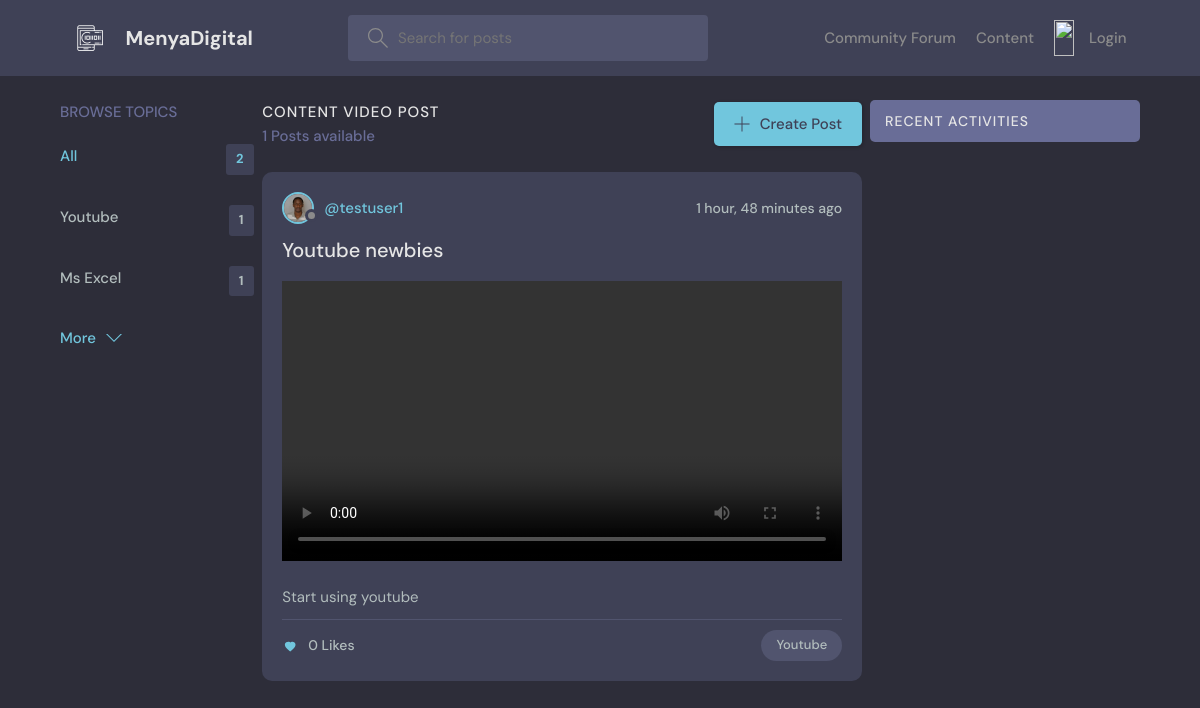
The page /video/ on the database its author committed.
### menyaApp/models.py (models this page shows, shortened)
class Topic(models.Model):
    name = models.CharField(max_length=200)

class VideoPost(models.Model):
    topic = models.ForeignKey(Topic, on_delete=models.CASCADE)
    name = models.CharField(max_length=255)
    description = models.TextField()
    video_url = models.URLField(blank=True, null=True)
    video_file = models.FileField(upload_to="videos/", blank=True, null=True)
    created_at = models.DateTimeField(auto_now_add=True)
    updated_at = models.DateTimeField(auto_now=True)
    published_at = models.DateTimeField(null=True, blank=True)
    likes = likes = models.ManyToManyField(
        User, related_name="liked_videos", blank=True
    )
    creator = models.ForeignKey(User, on_delete=models.CASCADE)

class User(AbstractUser):
    username = models.CharField(max_length=150, unique=True, null=True, blank=True)
    name = models.CharField(max_length=200, null=True)
    email = models.EmailField(unique=True, null=True)
    bio = models.TextField(null=True)
    avatar = models.ImageField(null=True, default="avatar.svg")
    USERNAME_FIELD = "email"
    REQUIRED_FIELDS = ["username"]

### menyaApp/views.py (the view)
# urls.py: path("video/", views.video_post_list, name="video_post_list"),
def video_post_list(request):
    q = request.GET.get("q") if request.GET.get("q") != None else ""
    video_posts = VideoPost.objects.filter(
        Q(topic__name__icontains=q) | Q(name__icontains=q) | Q(description__icontains=q)
    ).select_related(
        "creator"
    )  # search functionality currently not working
    post_count = video_posts.count()
    topics = Topic.objects.all()[0:5]
    context = {
        "video_posts": video_posts,
        "topics": topics,
        "post_count": post_count,
    }
    return render(request, "base/video_post_list.html", context)

### menyaApp/templates/base/video_post_list.html (shortened to what this page needs)
{% extends 'main.html' %} {% block content %}
<main class="layout layout--3">
  <div class="container">
    {% include 'base/topics_component.html' %}
    <div class="roomList">
      <div class="roomList__header">
        <div>
          <h2>Content Video Post</h2>
          <p>{{video_posts.count}} Posts available</p>
        </div>
        <a class="btn btn--main" href="{% url 'video_post_create' %}">
          <svg
            version="1.1"
            xmlns="http://www.w3.org/2000/svg"
            width="32"
            height="32"
            viewBox="0 0 32 32"
          >
            <title>add</title>
            <path
              d="M16.943 0.943h-1.885v14.115h-14.115v1.885h14.115v14.115h1.885v-14.115h14.115v-1.885h-14.115v-14.115z"
            ></path>
          </svg>
          Create Post
        </a>
      </div>
      {% include 'base/feed_post.html' %}
    </div>
    {% include 'base/activity_component.html' %}
  </div>
</main>
{% endblock %}

### menyaApp/templates/base/topics_component.html
<div class="topics">
  <div class="topics__header">
    <h2>Browse Topics</h2>
  </div>
  <ul class="topics__list">
    <li>
      <a href="{% url 'home' %}" class="active"
        >All <span>{{topics.count}}</span></a
      >
    </li>
    {% for topic in topics %}
    <li>
      <a href="{% url 'home' %}?q={{topic.name}}"
        >{{topic.name}}<span>{{topic.room_set.all.count}}</span></a
      >
    </li>
    {% endfor %}
  </ul>
  <a class="btn btn--link" href="{% url 'topics' %}">
    More
    <svg
      version="1.1"
      xmlns="http://www.w3.org/2000/svg"
      width="32"
      height="32"
      viewBox="0 0 32 32"
    >
      <title>chevron-down</title>
      <path d="M16 21l-13-13h-3l16 16 16-16h-3l-13 13z"></path>
    </svg>
  </a>
</div>

### menyaApp/templates/base/feed_post.html (shortened to what this page needs)
{% for video_post in video_posts %}
<div class="roomListRoom">
  <div class="roomListRoom__header">
    <a
      href="{% url 'user-profile' video_post.creator.id %}"
      class="roomListRoom__author"
    >
      <div class="avatar avatar--small">
        <img src="{{ video_post.creator.avatar.url }}" />
      </div>
      <span>@{{ video_post.creator.username }}</span>
    </a>
    <div class="roomListRoom__actions">
      <span>{{ video_post.created_at|timesince }} ago</span>
    </div>
  </div>
  <div class="roomListRoom__content">
    <a href="{% url 'video_post_detail' video_post.pk %}"
      >{{video_post.name}}</a
    >
    <a href="{% url 'video_post_detail' video_post.id %}">
      {% if video_post.video_file %}
      <video width="560" height="280" controls>
        <source src="{{ video_post.video_file.url }}" type="video/mp4" />
      </video>
      {% elif video_post.video_url %}
      <video width="640" height="360" controls>
        <source src="{{ video_post.video_url }}" type="video/mp4" />
        Your browser does not support the video tag.
      </video>
      {% else %}
      <p>No video available.</p>
      {% endif %}
    </a>
    <div class="roomListRoom__actions">
      <p>{{ video_post.description }}</p>
    </div>
  </div>
  <div class="roomListRoom__meta">
    <a
      href="{% url 'video_post_detail' video_post.id %}"
      class="roomListRoom__joined"
    >
      {{ video_post.likes.count }} Likes
    </a>
    <p class="roomListRoom__topic">{{ video_post.topic.name }}</p>
  </div>
</div>
{% endfor %}

### static/styles/style.css (style rules this page uses)
:root { --color-main: #71c6dd; --color-main-light: #e1f6fb; --color-dark: #3f4156; --color-dark-medium: #51546e; --color-dark-light: #696d97; --color-light: #e5e5e5; --color-gray: #8b8b8b; --color-light-gray: #b2bdbd; --color-bg: #2d2d39; --color-success: #5dd693; --color-error: #fc4b0b; }
* { font-family: "DM Sans", -apple-system, BlinkMacSystemFont, "Segoe UI", Roboto, Oxygen, Ubuntu, Cantarell, "Open Sans", "Helvetica Neue", sans-serif; margin: 0; padding: 0; box-sizing: border-box; text-rendering: optimizeLegibility; font-size: inherit; }
html { font-size: 56.25%; }
@media only screen and (min-width: 1200px) { html { font-size: 62.5%; } }
body { line-height: 1.6; font-weight: 400; font-size: 1.5rem; color: var(--color-light-gray); background-color: var(--color-bg); min-height: 100vh; }
img { width: 100%; }
a { display: inline-block; color: var(--color-main); text-decoration: none; }
.container { max-width: 120rem; width: 90%; margin: auto; }
.btn { background-color: transparent; border: none; display: inline-flex; align-items: center; gap: 1rem; cursor: pointer; transition: all ease-in-out 0.3s; padding: 1rem 2rem; border-radius: 5px; box-shadow: 1px 1px 3px 1px rgba(0, 0, 0, 0.15); font-weight: 500; }
.btn--link { border-radius: 0; padding: 0; color: var(--color-main); box-shadow: none; }
.btn--main { background-color: var(--color-main); color: var(--color-dark); }
.btn > svg { fill: currentColor; width: 1.6rem; height: 1.6rem; }
.avatar { position: relative; display: inline-block; border-radius: 50%; border: 2px solid var(--color-main); }
.avatar img { display: block; border-radius: 50%; object-fit: cover; object-position: center; }
.avatar::after { content: ""; display: block; position: absolute; background-color: var(--color-gray); z-index: 111; border-radius: 50%; border: 0.3rem solid var(--color-dark); }
.avatar.avatar--small img { width: 2.8rem; height: 2.8rem; }
.avatar.avatar--small:after { width: 0.7rem; height: 0.7rem; bottom: 0px; right: -6px; }
.layout { margin-top: 2.4rem; }
.layout > .container { display: flex; justify-content: space-between; align-items: flex-start; }
.layout--3 > .container > div:first-child { flex-basis: 18%; max-width: 22.5rem; }
.layout--3 > .container > div:nth-child(2) { flex-basis: 50%; }
.topics__header { margin-bottom: 2rem; }
.topics__header h2 { text-transform: uppercase; font-weight: 500; color: var(--color-dark-light); }
.topics__list { list-style: none; }
.topics__list li a { display: flex; justify-content: space-between; margin-bottom: 3rem; font-weight: 500; color: var(--color-light-gray); transition: all 0.3s ease-in-out; }
.topics__list li a.active, .topics__list li a:hover { color: var(--color-main); }
.topics__list li a span { padding: 0.5rem 1rem; background-color: var(--color-dark); border-radius: 3px; font-size: 1.3rem; font-weight: 700; letter-spacing: 1px; }
.roomList__header { display: flex; justify-content: space-between; align-items: center; margin-bottom: 2.4rem; }
.roomList__header h2 { text-transform: uppercase; font-weight: 500; color: var(--color-light); letter-spacing: 1px; }
.roomList__header p { font-weight: 500; color: var(--color-dark-light); }
.roomListRoom { margin-bottom: 2.4rem; background-color: var(--color-dark); border-radius: 1rem; padding: 2rem; }
.roomListRoom__header { display: flex; justify-content: space-between; align-items: center; }
.roomListRoom__author { font-weight: 500; display: flex; align-items: center; gap: 1rem; }
.roomListRoom__actions { display: flex; align-items: flex-start; gap: 1rem; position: relative; }
.roomListRoom__actions span { font-size: 1.4rem; font-weight: 500; }
.roomListRoom__content { margin: 1rem 0; }
.roomListRoom__content a { font-size: 2rem; font-weight: 500; margin-bottom: 1.5rem; color: var(--color-light); transition: all 0.3s ease-in-out; }
.roomListRoom__meta { border-top: 1px solid var(--color-dark-medium); padding-top: 1rem; display: flex; align-items: center; justify-content: space-between; }
.roomListRoom__joined { color: var(--color-light-gray); display: flex; align-items: center; gap: 1rem; font-size: 1.4rem; font-weight: 500; }
.roomListRoom__joined svg { fill: var(--color-main); width: 1.6rem; height: 1.6rem; }
.roomListRoom__topic { padding: 5px 1.5rem; background-color: var(--color-dark-medium); border-radius: 5rem; font-weight: 500; font-size: 1.3rem; }

### rows shown on the page
Topic: name "Youtube", room_set.all.count "1"
Topic: name "Ms Excel", room_set.all.count "1"
VideoPost: creator.avatar (picture), creator.username "testuser1", created_at "1 hour, 48 minutes", name "Youtube newbies", description "Start using youtube", likes.count "0", topic.name "Youtube"

### other values the page prints
{{ topics.count }} "2"
{{ video_posts.count }} "1"
